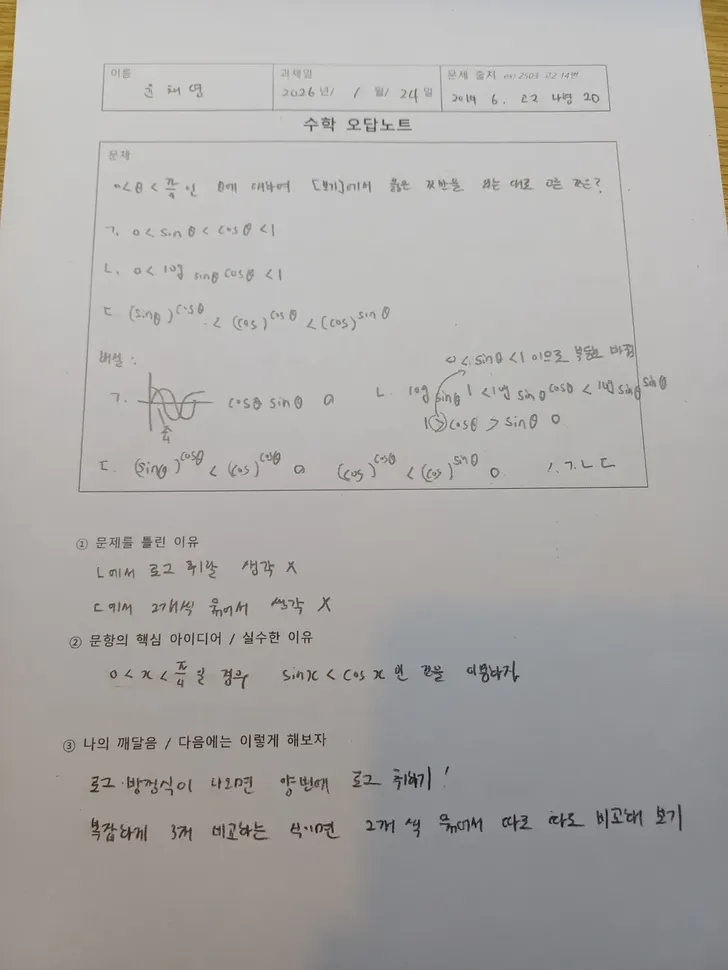
#> input picture experiments/gemini-vision-eval/inputs/case01/images/1000021218.webp, 728 x 970 px, shrunk from 1024 x 1365 before the run
$ python -i run_all.py   (imports and definitions only)
#> lines starting #> are read from the running program, lines starting #| are printed output that depends on the picture
import argparse
import glob
import json
import os
import pathlib
from collections import Counter
from datetime import datetime
from typing import List

from dotenv import load_dotenv
from PIL import Image, ImageOps, ImageEnhance
from pydantic import BaseModel
from rich import print
from rich.console import Console

from google import genai
from google.genai import types


# ---------------------------
# Output schema (structured JSON)
# ---------------------------
class Mistake(BaseModel):
    where: str
    why: str
    fix: str

class Result(BaseModel):
    summary: str
    extracted_problem: str
    student_work_summary: str
    mistakes: List[Mistake]
    feedback_actions: List[str]
    next_practice: List[str]
    questions_to_student: List[str]
    image_quality_issues: List[str]
    confidence: float


DEFAULT_PROMPT = """    너는 '학습지/오답노트' 사진을 보고 멘티에게 피드백을 주는 튜터다.
입력은 멘티가 업로드한 이미지(여러 장 가능)이다.

반드시 지켜:
- 사진에 없는 내용을 지어내지 마라(추측 금지).
- 글씨/수식이 애매하면 'questions_to_student'에 확인 질문을 적고, confidence를 낮춰라.
- 피드백은 '다음 행동' 중심으로 구체적으로 써라(어떤 성질/정리, 어떤 비교 방법, 어떤 실수 패턴).

출력은 JSON만. 아래 필드를 정확히 채워라:
- summary: 전체 한줄 요약
- extracted_problem: 문제 조건/질문 요약(보이는 범위에서)
- student_work_summary: 멘티 풀이 흐름 요약
- mistakes: [{where, why, fix}] (최소 1개)
- feedback_actions: 멘티가 바로 할 수 있는 행동 3~5개
- next_practice: 비슷한 유형을 연습하기 위한 미니 연습/과제 2~4개
- questions_to_student: 애매한 부분 확인 질문(없으면 빈 배열)
- image_quality_issues: (흐림/기울어짐/그림자/크롭 필요 등)
- confidence: 0~1
"""


def preprocess_image(inp_path: str, out_path: str) -> str:
    """Lightweight preprocessing to improve readability."""
#> called with inp_path = 'inputs/case01/images/1000021218.webp', out_path = 'out.png'
    im = Image.open(inp_path).convert("RGB")
#> im is the input picture: PIL image 728x970 RGB; mean R, G, B 171.3, 169.2, 167.4
    g = im.convert("L")
    g = ImageOps.autocontrast(g, cutoff=0)
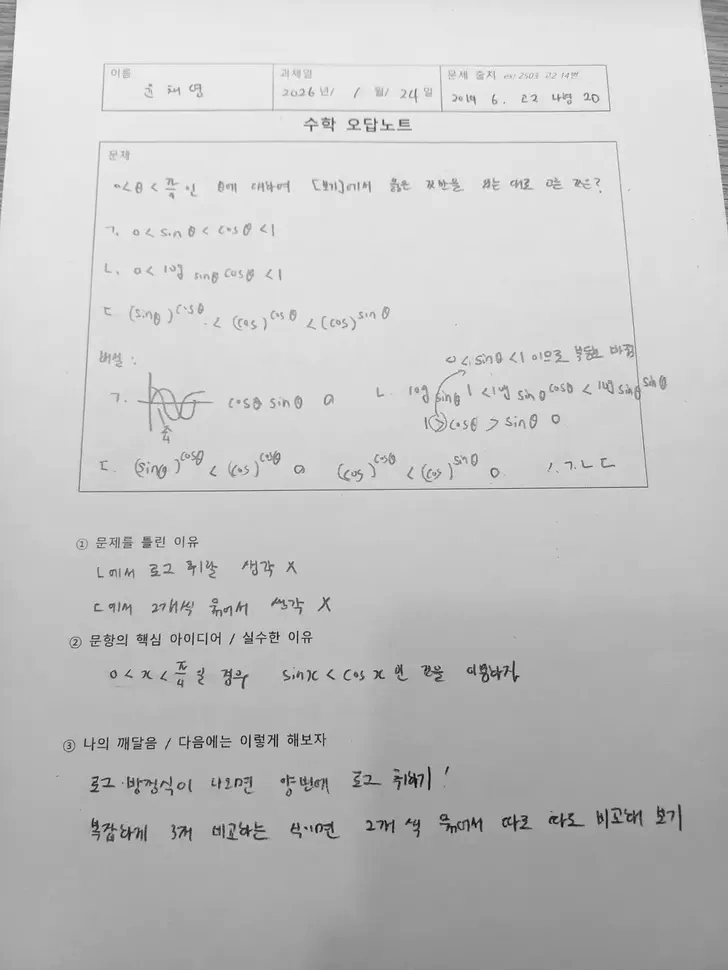
#> g: PIL image 728x970 L; min 0, max 254, mean 195.7
    g = ImageEnhance.Contrast(g).enhance(3.0)
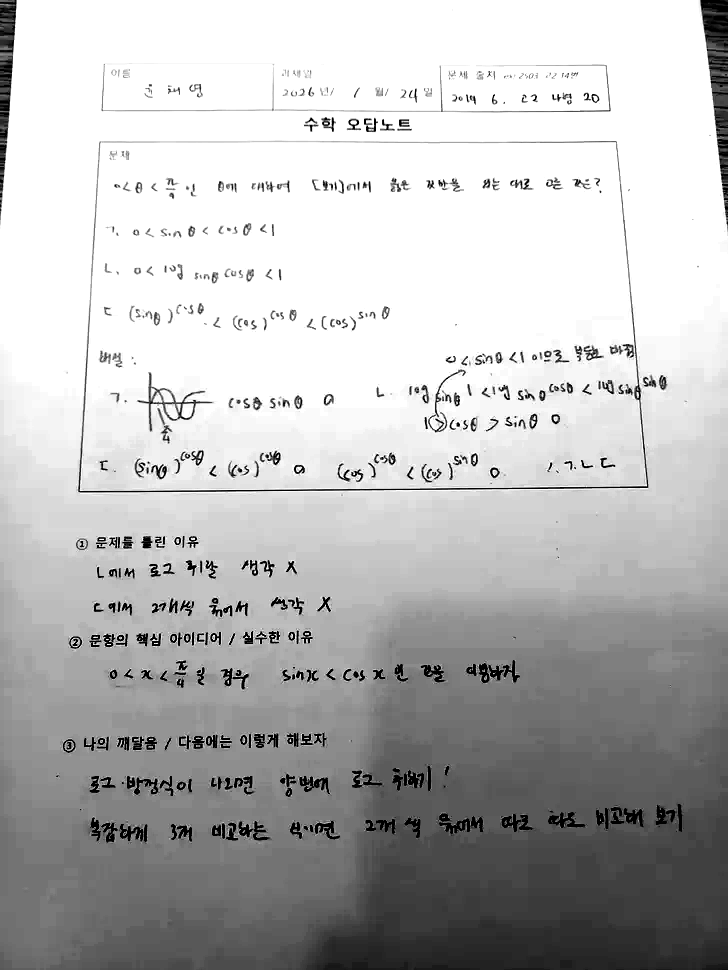
#> g: PIL image 728x970 L; min 0, max 255, mean 186.1
    g = ImageEnhance.Brightness(g).enhance(0.85)
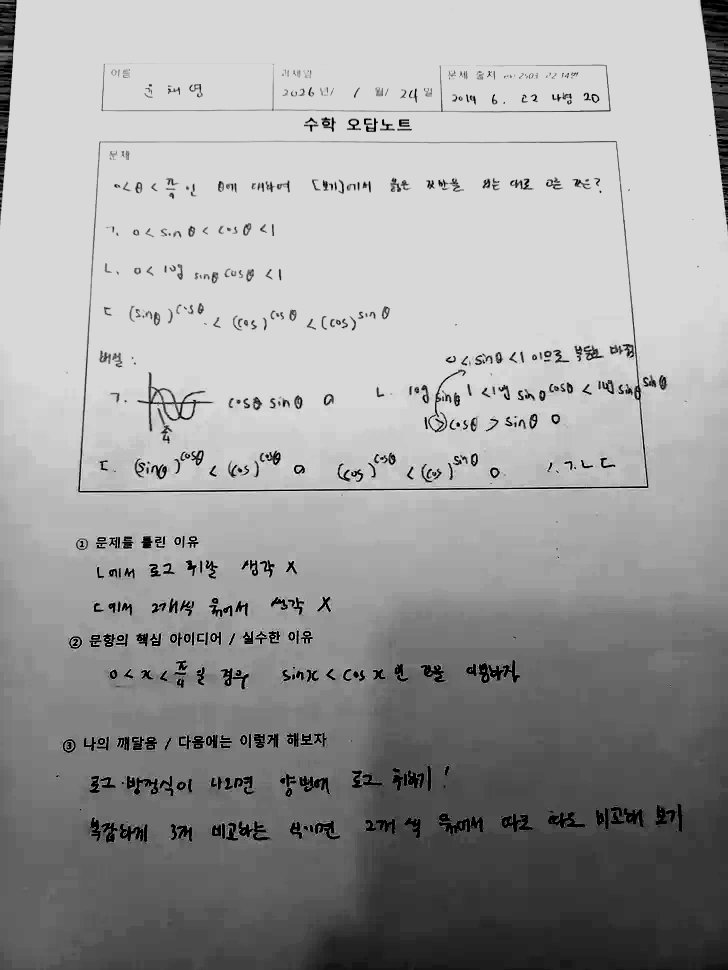
#> g: PIL image 728x970 L; min 0, max 216, mean 157.6
    g = ImageEnhance.Sharpness(g).enhance(2.0)
    os.makedirs(os.path.dirname(out_path), exist_ok=True)
    g.save(out_path)
    return out_path


# [197 lines left out: functions load_images, run_case, summarize_all, main, not called in this run]


# [2 lines not run here, left out]

>>> result = preprocess_image('inputs/case01/images/1000021218.webp', 'out.png')
